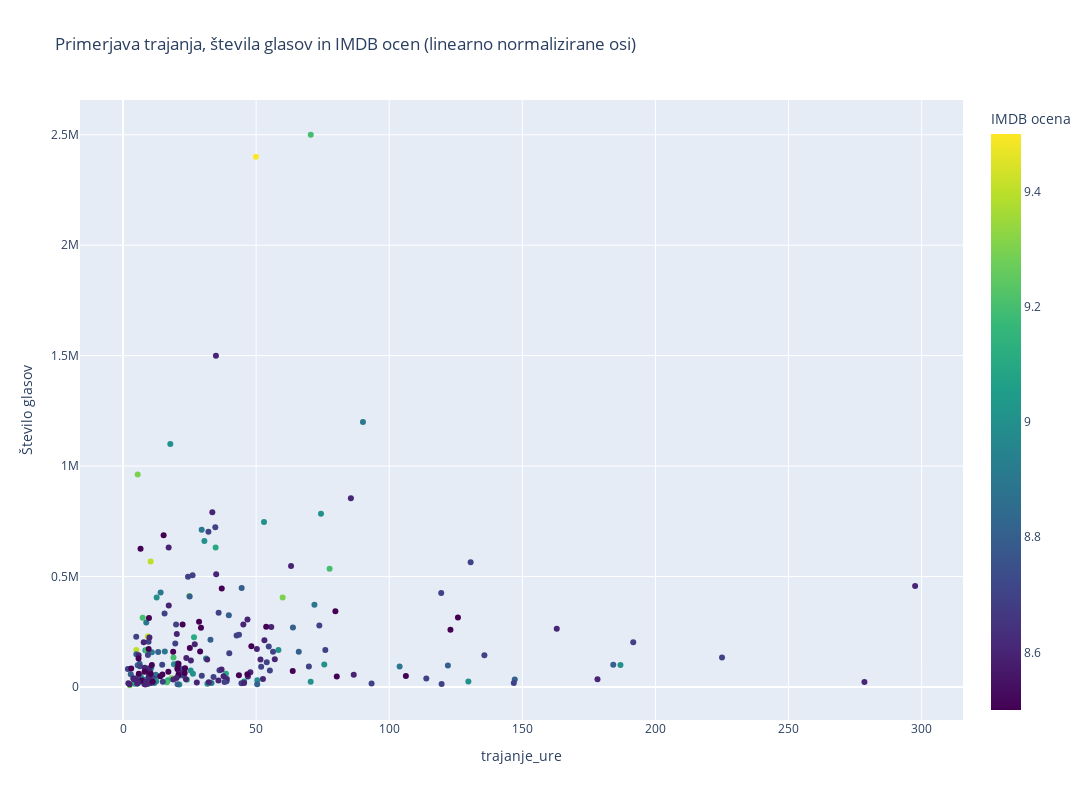
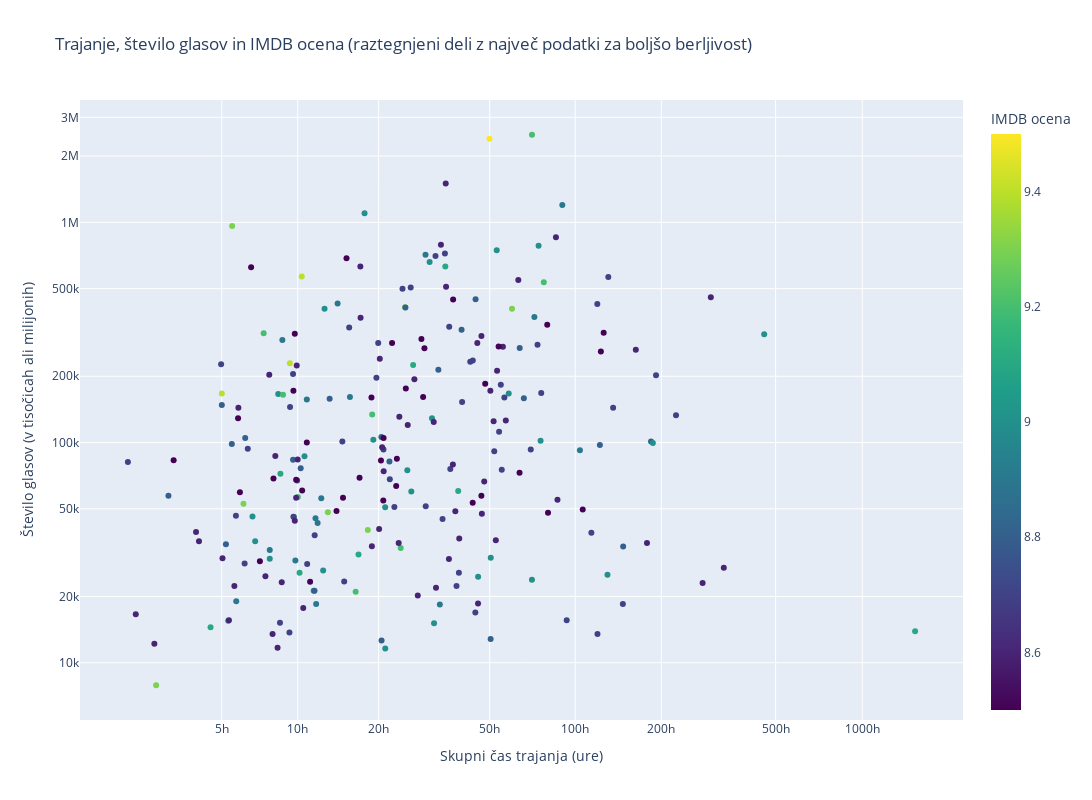
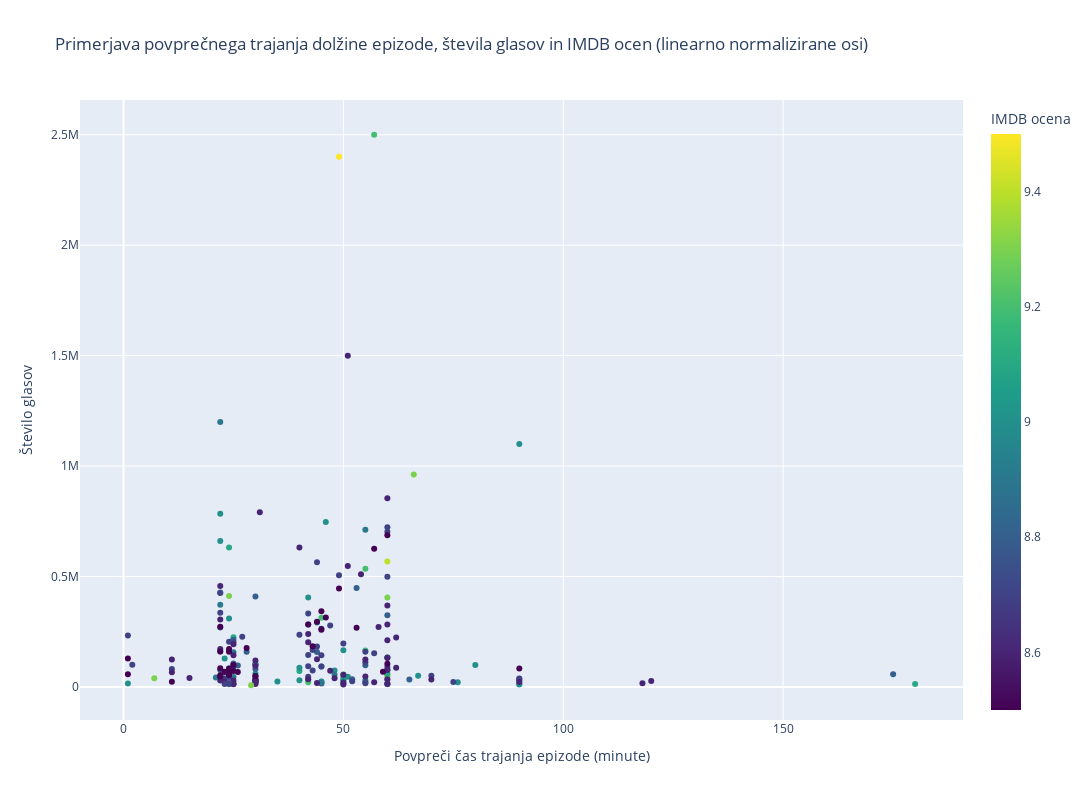

The notebook cell these images were saved under, in order:
### Markdown cell above
### 5. Analiza IMDB ocen glede na dolžino
Tole je že malo bolj specifično, zanima nas, ali dolžina oz. trajanje serije vpliva na št. oddanih glasov na imdb-ju oz.
kaj je 'the sweet spot' dolžina za največ oddanih glasov. Gledali bomo trajnaje celotne serije (prva 2 grafa)
in tudi po povprečnem trajanju posameznega dela

### Code cell
from helpers.duration_ratings import (
    compare_runtime_votes_ratings_normalized_axis,
    compare_runtime_votes_ratings_non_normalized_axis,
    compare_avg_ep_runtime_votes_ratings_normalized_axis
)

compare_runtime_votes_ratings_normalized_axis(df)

compare_runtime_votes_ratings_non_normalized_axis(df)

compare_avg_ep_runtime_votes_ratings_normalized_axis(df)

### Figure 1 — Plotly figure (JSON) as saved in the notebook; plotly's stock layout.template omitted (floating-point values rounded to 4 significant figures; data arrays with more than 128 entries replaced by an {"elided": "..."} marker saying what was removed)
{"data": [{"customdata": {"elided": "240x1 str values"}, "hovertemplate": "<b>%{hovertext}</b><br><br>Število glasov=%{y}<br>Skupni čas trajanja (ure)=%{customdata[0]}<br>IMDB ocena=%{marker.color}<extra></extra>", "hovertext": {"elided": "240 str values"}, "legendgroup": "", "marker": {"color": {"elided": "240 float values"}, "coloraxis": "coloraxis", "symbol": "circle"}, "mode": "markers", "name": "", "orientation": "v", "showlegend": false, "type": "scatter", "x": {"elided": "240 float values"}, "xaxis": "x", "y": {"elided": "240 float values"}, "yaxis": "y"}], "layout": {"coloraxis": {"colorbar": {"title": {"text": "IMDB ocena"}}, "colorscale": [[0, "#440154"], [0.1111, "#482878"], [0.2222, "#3e4989"], [0.3333, "#31688e"], [0.4444, "#26828e"], [0.5556, "#1f9e89"], [0.6667, "#35b779"], [0.7778, "#6ece58"], [0.8889, "#b5de2b"], [1, "#fde725"]]}, "height": 800, "legend": {"tracegroupgap": 0}, "title": {"text": "Primerjava trajanja, števila glasov in IMDB ocen (linearno normalizirane osi)"}, "width": 1600, "xaxis": {"anchor": "y", "domain": [0, 1], "title": {"text": "trajanje_ure"}}, "yaxis": {"anchor": "x", "domain": [0, 1], "title": {"text": "Število glasov"}}}}

### Figure 2 — Plotly figure (JSON) as saved in the notebook; plotly's stock layout.template omitted (floating-point values rounded to 4 significant figures; data arrays with more than 128 entries replaced by an {"elided": "..."} marker saying what was removed)
{"data": [{"customdata": {"elided": "243x5 mixed values"}, "hovertemplate": "<b>%{hovertext}</b><br><br>Št. glasov=%{customdata[0]}<br>Trajanje (ure)=%{customdata[1]}<br>IMDB ocena=%{marker.color}<extra></extra>", "hovertext": {"elided": "243 str values"}, "legendgroup": "", "marker": {"color": {"elided": "243 float values"}, "coloraxis": "coloraxis", "symbol": "circle"}, "mode": "markers", "name": "", "orientation": "v", "showlegend": false, "type": "scatter", "x": {"elided": "243 float values"}, "xaxis": "x", "y": {"elided": "243 float values"}, "yaxis": "y"}], "layout": {"coloraxis": {"colorbar": {"title": {"text": "IMDB ocena"}}, "colorscale": [[0, "#440154"], [0.1111, "#482878"], [0.2222, "#3e4989"], [0.3333, "#31688e"], [0.4444, "#26828e"], [0.5556, "#1f9e89"], [0.6667, "#35b779"], [0.7778, "#6ece58"], [0.8889, "#b5de2b"], [1, "#fde725"]]}, "height": 800, "legend": {"tracegroupgap": 0}, "title": {"text": "Trajanje, število glasov in IMDB ocena (raztegnjeni deli z največ podatki za boljšo berljivost)"}, "width": 1600, "xaxis": {"anchor": "y", "domain": [0, 1], "tickangle": 0, "tickmode": "array", "ticktext": ["0h", "5h", "10h", "20h", "50h", "100h", "200h", "500h", "1000h"], "tickvals": [0.0, 2.15, 2.877, 3.653, 4.718, 5.538, 6.364, 7.46, 8.291], "title": {"text": "Skupni čas trajanja (ure)"}}, "yaxis": {"anchor": "x", "domain": [0, 1], "tickmode": "array", "ticktext": ["0k", "10k", "20k", "50k", "100k", "200k", "500k", "1M", "2M", "3M"], "tickvals": [0.0, 9.21, 9.904, 10.82, 11.51, 12.21, 13.12, 13.82, 14.51, 14.91], "title": {"text": "Število glasov (v tisočicah ali milijonih)"}}}}

### Figure 3 — Plotly figure (JSON) as saved in the notebook; plotly's stock layout.template omitted (floating-point values rounded to 4 significant figures; data arrays with more than 128 entries replaced by an {"elided": "..."} marker saying what was removed)
{"data": [{"customdata": {"elided": "235x1 float values"}, "hovertemplate": "<b>%{hovertext}</b><br><br>Povpreči čas trajanja epizode (minute)=%{x}<br>Število glasov=%{y}<br>IMDB ocena=%{marker.color}<extra></extra>", "hovertext": {"elided": "235 str values"}, "legendgroup": "", "marker": {"color": {"elided": "235 float values"}, "coloraxis": "coloraxis", "symbol": "circle"}, "mode": "markers", "name": "", "orientation": "v", "showlegend": false, "type": "scatter", "x": {"elided": "235 float values"}, "xaxis": "x", "y": {"elided": "235 float values"}, "yaxis": "y"}], "layout": {"coloraxis": {"colorbar": {"title": {"text": "IMDB ocena"}}, "colorscale": [[0, "#440154"], [0.1111, "#482878"], [0.2222, "#3e4989"], [0.3333, "#31688e"], [0.4444, "#26828e"], [0.5556, "#1f9e89"], [0.6667, "#35b779"], [0.7778, "#6ece58"], [0.8889, "#b5de2b"], [1, "#fde725"]]}, "height": 800, "legend": {"tracegroupgap": 0}, "title": {"text": "Primerjava povprečnega trajanja dolžine epizode, števila glasov in IMDB ocen (linearno normalizirane osi)"}, "width": 1600, "xaxis": {"anchor": "y", "domain": [0, 1], "title": {"text": "Povpreči čas trajanja epizode (minute)"}}, "yaxis": {"anchor": "x", "domain": [0, 1], "title": {"text": "Število glasov"}}}}
